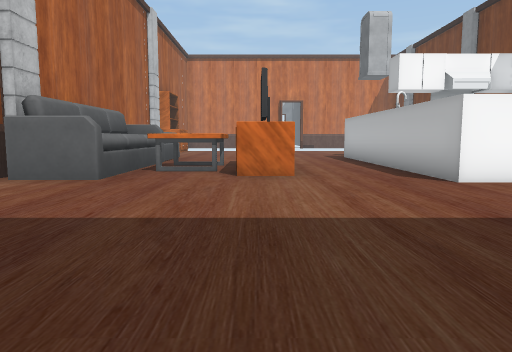
View 1 (above)

16 first-person views from a walk through a Unity game level. The camera is 1.4 m above the floor, tilts 6° down and sees 70° across. The floor is counted in squares, 2 m on a side. Each view is taken from the middle of a square. On the plan, view 1 faces up. The plan holds only what a view shows up to about 11 squares ahead; the rest is blank. The place goes on beyond the plan. Door leaves are left out, so doorways stand open.

View 2
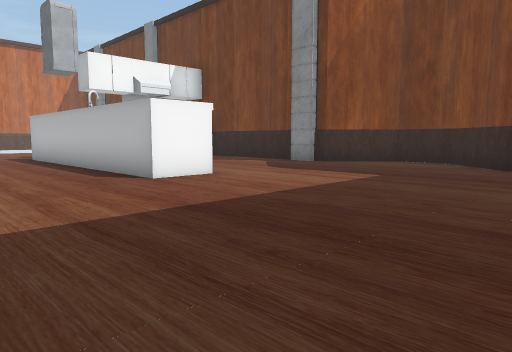

View 3
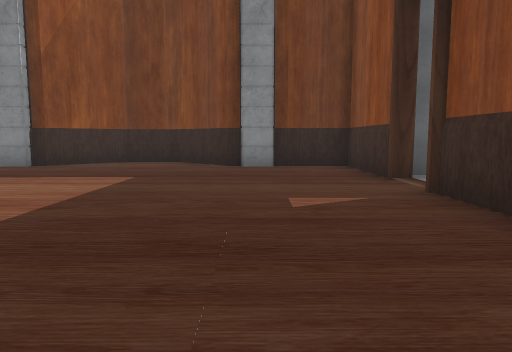

View 4
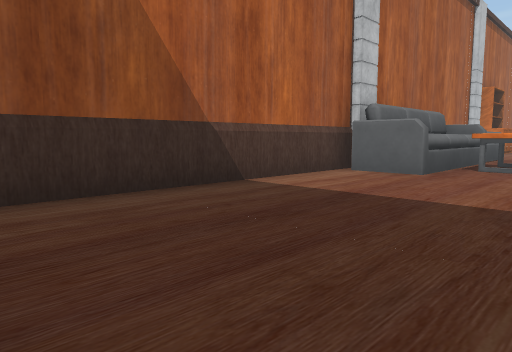

View 5
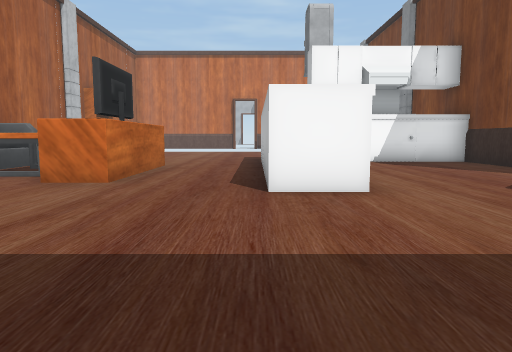

View 6
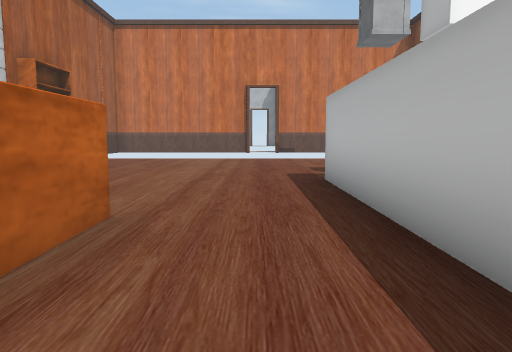

View 7
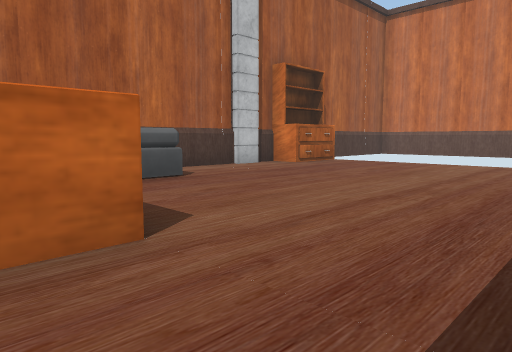

View 8
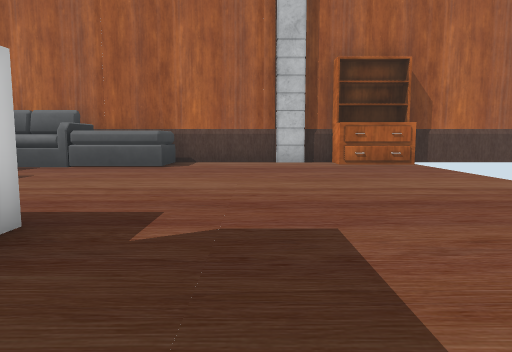

View 9
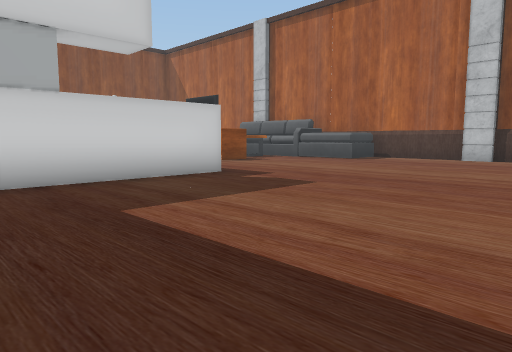

View 10
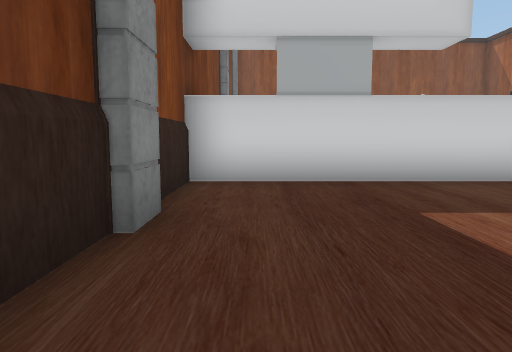

View 11
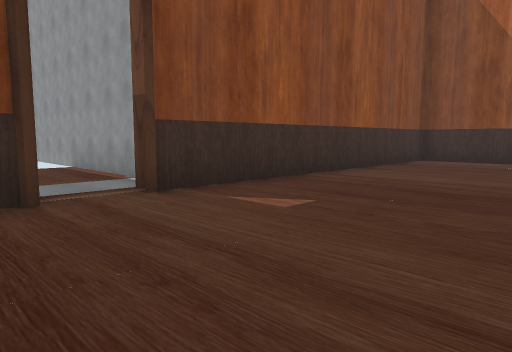

View 12
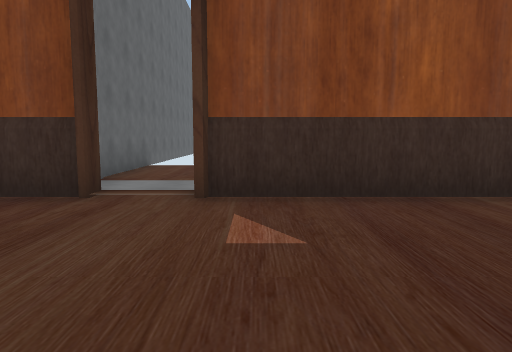

View 13
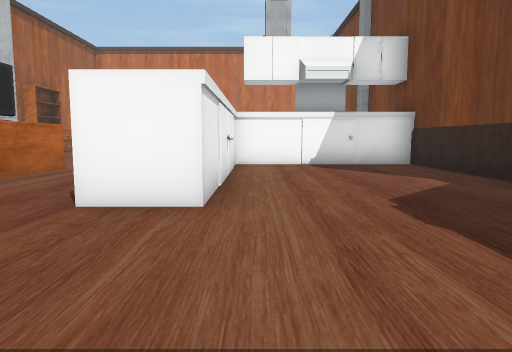

View 14
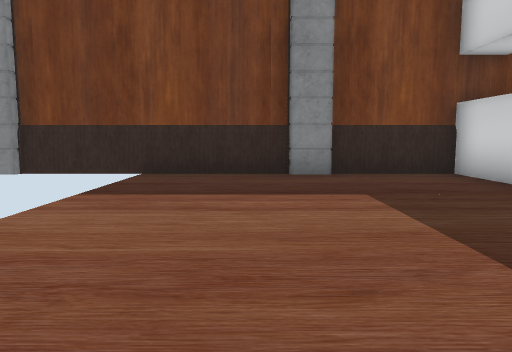

View 15
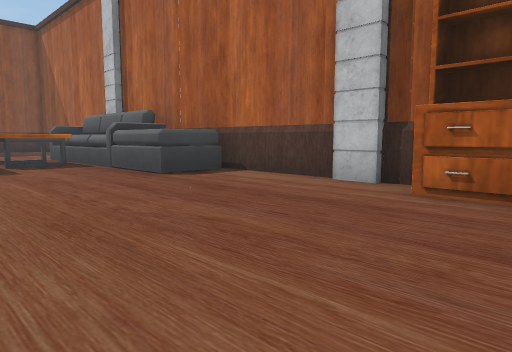

View 16
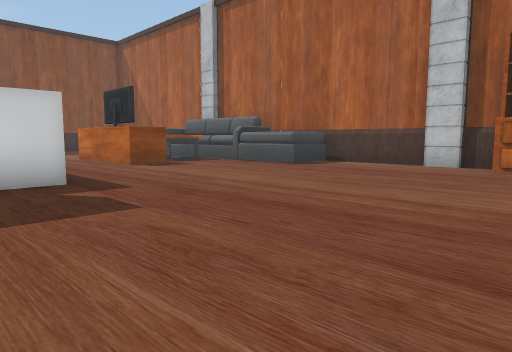

### Floor plan
Points are (right, up) in squares from view 1. A wall is a line through its corners. A room is listed if a view was taken in it or the views show most of it. See-through windows are left out.
Room 1 (views 1, 2, 3, 4, 5, 6, 7, 8, 9, 10, 11, 12, 13, 14, 15, 16)
walls: (-2.6, 10.6) (-2.6, 6) (-4.2, 6); (-3.6, 9) (-3.6, 8.5); (-3.6, 10.3) (-3.6, 9.1); (-4.4, 6.6) (-4.4, -1.3) (4.7, -1.3); (9.1, 7.7) (9.1, 11.6) (4.5, 11.6) (4.5, 5.7) (3.2, 5.7) (3.2, 13.1) (9.1, 13.1) (9.1, 15.6); (9.1, 6.2) (9.1, 6.6); (8.9, 15.5) (8.9, 16.4); (-4.3, 16.4) (-4.3, 15.5); (9.1, 16.2) (9.1, 20.5); (-4.4, 17.3) (-4.4, 12.5); (9.1, 1.2) (9.1, 1.7); (8.9, 0.5) (8.9, 1.5) (10.6, 3.2) (10.6, 4.7) (8.9, 6.4) (8.9, 7.2); (5.9, -1.3) (9.1, -1.3) (9.1, 0.6)
ways out: open door at (5.5, -1) to room 2
objects: cabinet (-5, 18) to (-4, 19); sofa (-4, 11) to (-3, 12); table (-2, 8) to (-1, 9); other object (0, 7); TV (0, 8) to (0, 9); other object (0, 10)
Room 2 (no view inside)
walls: (3.9, -2.9) (3.9, -7.5); (5.9, -1.6) (5.9, -1.3); (4.7, -1.3) (4.7, -1.6); (6.7, -7.5) (6.7, -3.1)
ways out: open door at (5.5, -1) to room 1

Where each view was taken, in squares from view 1:
view 1: 0 up, 0 right, facing up
view 2: 0 up, 0 right, facing up-right
view 3: 1 up, 0 right, facing right
view 4: 1 down, 0 right, facing up-left
view 5: 1 up, 3 right, facing up
view 6: 7 up, 2 right, facing up
view 7: 9 up, 3 right, facing up-left
view 8: 15 up, 6 right, facing left
view 9: 19 up, 8 right, facing down-left
view 10: 19 up, 8 right, facing down
view 11: 3 up, 7 right, facing down-left
view 12: 3 up, 4 right, facing down
view 13: 2 up, 5 right, facing up
view 14: 17 up, 2 right, facing right
view 15: 19 up, 1 right, facing down-left
view 16: 19 up, 5 right, facing down-left
